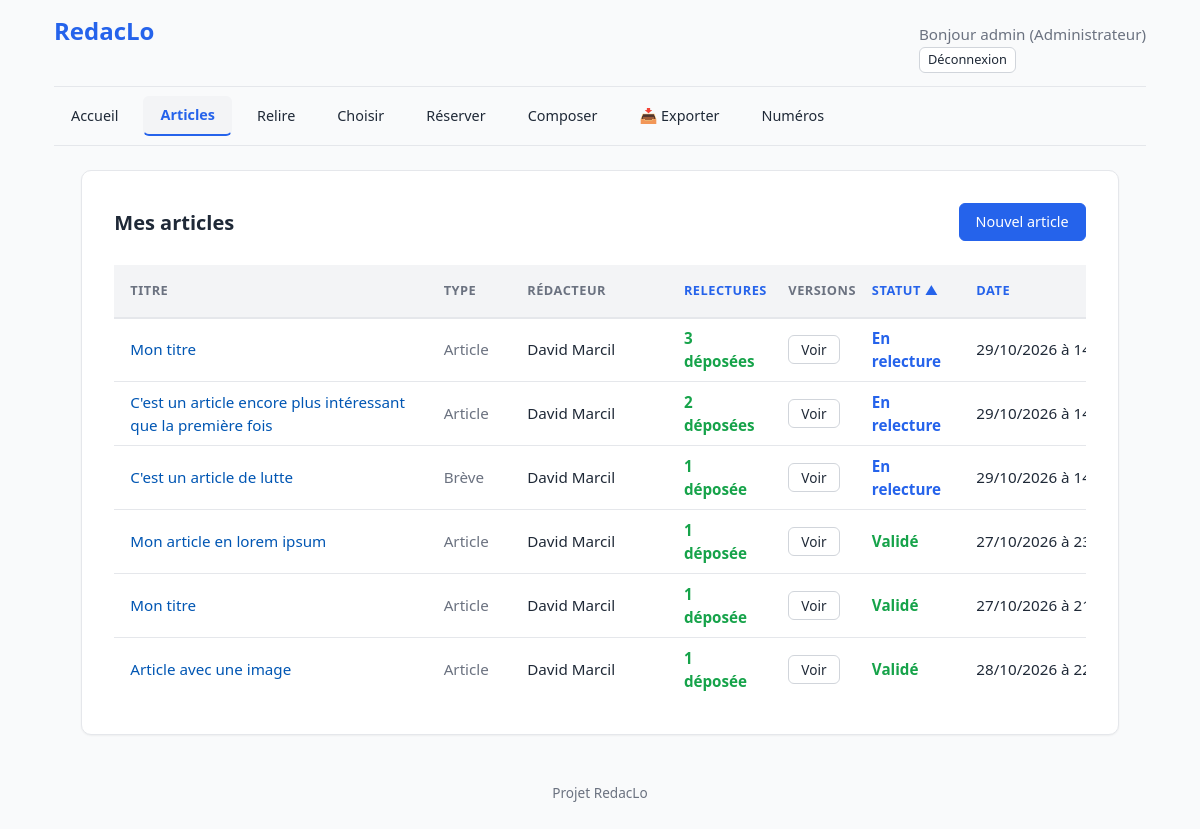
Page /articles/?tri=statut (signed in) on the committed database.
### accounts/models.py (models this page shows, shortened)
class User(AbstractUser):
    ROLES = [
        ("admin", "Administrateur"),
        ("editeur", "Éditeur"),
        ("membre_redaction", "Membre de la rédaction"),
        ("redacteur", "Rédacteur"),
    ]
    COULEURS = [
        ("bleu", "Bleu"), ("violet", "Violet"), ("gris", "Gris ardoise"),
        ("marine", "Bleu marine"), ("orangefonce", "Orange foncé"),
        ("marron", "Marron"), ("rouge", "Rouge"), ("vert", "Vert"),
    ]
    role = models.CharField(max_length=20, choices=ROLES, default="redacteur")
    couleur = models.CharField(max_length=20, choices=COULEURS, default="bleu")
    signature_defaut = models.CharField(
        max_length=100,
        blank=True,
        help_text="Ex: 'Correspondant LO'. Laisser vide pour utiliser le Prénom Nom."
    )
    couleur = models.CharField(
        max_length=20,
        choices=COULEURS,
        default="bleu",
        help_text="Couleur utilisée pour ses annotations dans les articles.",
    )
    def get_signature(self):
        if self.signature_defaut:
            return self.signature_defaut
        if self.get_full_name():
            return self.get_full_name()
        return self.username

### articles/models.py (models this page shows, shortened)
class Article(models.Model):
    STATUTS = [
        ("brouillon", "Brouillon"),
        ("soumis", "Soumis"),
        ("en_relecture", "En relecture"),
        ("relu", "Relu"),
        ("revisions_demandees", "Révisions demandées"),
        ("valide", "Validé"),
        ("rejete", "Rejeté"),
        ("publie", "Publié"),
    ]
    STATUTS_SELECTION = [
        ("a_choisir", "À choisir pour le numéro"),
        ("disponible", "Disponible (dans le vivier)"),
        ("reserve", "Réservé (marronnier)"),
        ("utilise", "Utilisé (placé)"),
    ]
    TYPES_ARTICLE = [
        ("article", "Article"),
        ("breve", "Brève"),
        ("echo", "Écho"),
        ("courrier", "Courrier des lecteurs"),
        ("article_editorial", "Éditorial"),
    ]
    titre = models.CharField(max_length=200, help_text="Titre principal de l'article.")
    sur_titre = models.CharField(max_length=200, blank=True, help_text="Sur-titre de l'article.")
    type_article = models.CharField(max_length=20, choices=TYPES_ARTICLE, default="article", verbose_name="Type d'article")
    redacteur = models.ForeignKey(
        settings.AUTH_USER_MODEL,
        on_delete=models.CASCADE,
        related_name="articles_rediges",
        verbose_name="Rédacteur"
    )
    contenu = models.TextField()
    statut = models.CharField(max_length=20, choices=STATUTS, default="brouillon")
    rubrique = models.ForeignKey(
        "publications.Rubrique",
        on_delete=models.SET_NULL,
        null=True,
        blank=True,
        related_name="articles"
    )
    statut_selection = models.CharField(max_length=20, choices=STATUTS_SELECTION, default="a_choisir")
    date_creation = models.DateTimeField(auto_now_add=True)
    date_modification = models.DateTimeField(auto_now=True)
    version_reference = models.ForeignKey(
        "ArticleVersion",
        on_delete=models.SET_NULL,
        null=True,
        blank=True,
        related_name="+"
    )
    valide_1_par = models.ForeignKey(
        settings.AUTH_USER_MODEL,
        on_delete=models.SET_NULL,
        null=True,
        blank=True,
        related_name="articles_valides_1",
        verbose_name="Premier validateur"
    )
    valide_2_par = models.ForeignKey(
        settings.AUTH_USER_MODEL,
        on_delete=models.SET_NULL,
        null=True,
        blank=True,
        related_name="articles_valides_2",
        verbose_name="Second validateur"
    )
    valide_1_mandataire = models.ForeignKey(
        settings.AUTH_USER_MODEL,
        on_delete=models.SET_NULL,
        null=True,
        blank=True,
        related_name="articles_mandates_1",
        verbose_name="Premier validateur (mandataire)"
    )
    valide_2_mandataire = models.ForeignKey(
        settings.AUTH_USER_MODEL,
        on_delete=models.SET_NULL,
        null=True,
        blank=True,
        related_name="articles_mandates_2",
        verbose_name="Second validateur (mandataire)"
    )
    numero_reserve = models.ForeignKey(
        'publications.Publication',
        on_delete=models.SET_NULL,
        null=True,
        blank=True,
        related_name='articles_reserves',
        verbose_name="Réservé pour le numéro"
    )
    def info_relectures(self):
        versions_relecture = self.versions.filter(type="relecture")
        en_cours = versions_relecture.filter(statut="brouillon").count()
        deposees = versions_relecture.exclude(statut="brouillon").count()
        if en_cours == 0 and deposees == 0:
            return "Aucune"
        elements = []
        if deposees > 0:
            elements.append(f"{deposees} déposée{'s' if deposees > 1 else ''}")
        if en_cours > 0:
            elements.append(f"{en_cours} en cours")
        return " et ".join(elements)
    def couleur_info_relectures(self):
        versions_relecture = self.versions.filter(type="relecture")
        deposees = versions_relecture.exclude(statut="brouillon").count()
        if deposees > 0:
            return "text-success"
        elif self.info_relectures() != "Aucune":
            return "text-warning"
        return "text-muted"

### articles/views/crud.py (the view)
# urls.py: path("", views.mes_articles, name="mes_articles"),
@login_required
def mes_articles(request):
    articles = Article.objects.filter(redacteur=request.user)
    tris_autorises = {
        'statut': 'statut',
        '-statut': '-statut',
        'date': 'date_modification',
        '-date': '-date_modification',
    }
    tri = request.GET.get('tri', '-date')
    if tri not in tris_autorises:
        tri = '-date'
    articles = articles.order_by(tris_autorises[tri])
    paginator = Paginator(articles, 20)
    page_obj = paginator.get_page(request.GET.get('page', 1))
    return render(request, 'articles/mes_articles.html', {
        'articles': page_obj.object_list,
        'page_obj': page_obj,
        'tri_courant': tri,
    })

### templates/articles/mes_articles.html (shortened to what this page needs)
{% extends "base.html" %}
{% load url_utils %}
{% block contenu %}
    <div style="display: flex; justify-content: space-between; align-items: center; margin-bottom: 1.5rem;">
        <h2 style="margin: 0;">Mes articles</h2>
        <a href="{% url 'articles:creer_article' %}" class="btn btn-primary">Nouvel article</a>
    </div>
    {% if articles %}
        <table class="table-liste table-responsive-cards">
            <thead>
                <tr>
                    <th style="width: 30%; text-align: left;">Titre</th>
                    <th style="width: 8%; text-align: left;">Type</th>
                    <th style="width: 15%; text-align: left;">Rédacteur</th>
                    <th style="width: 10%; text-align: left;">
                        <a href="?{% url_tri 'relectures' tri_courant %}">
                            Relectures
                        </a>
                    </th>
                    {% if user.role == "editeur" or user.role == "admin" %}
                        <th style="width: 8%; text-align: left;">Versions</th>
                    {% endif %}
                    <th style="width: 10%; text-align: left;">
                        <a href="?{% url_tri 'statut' tri_courant %}">
                            Statut
                            {% if tri_courant == 'statut' %}▲{% elif tri_courant == '-statut' %}▼{% endif %}
                        </a>
                    </th>
                    <th style="width: 12%; text-align: left;">
                        <a href="?{% url_tri 'date' tri_courant %}">
                            Date
                        </a>
                    </th>
                </tr>
            </thead>
            <tbody>
                {% for article in articles %}
                    <tr>
                        <td data-label="Titre" style="cursor: pointer;" onclick="window.location='{% url 'articles:detail_article' article.pk %}';">
                            <span style="color: #0056b3; text-decoration: none; font-weight: 500;">
                                {{ article.titre }}
                            </span>
                        </td>
                        <td data-label="Type">
                            <div class="cellule-interne text-muted">
                                {{ article.get_type_article_display }}
                            </div>
                        </td>
                        <td data-label="Rédacteur">
                            <div class="cellule-interne text-right-mobile">
                                <span class="texte-tronque" style="font-weight: 500;">{{ article.redacteur.get_signature }}</span>
                            </div>
                        </td>
                        <td data-label="Relectures">
                            <div class="cellule-interne {{ article.couleur_info_relectures }}" style="font-weight: 600;">
                                {{ article.info_relectures }}
                            </div>
                        </td>
                        {% if user.role == "editeur" or user.role == "admin" %}
                        <td data-label="Versions">
                            <div class="actions-table" style="justify-content: center;">
                                <a href="{% url 'articles:detail_article' article.pk %}" class="btn btn-sm btn-secondary">
                                    Voir
                                </a>
                            </div>
                        </td>
                        {% endif %}
                        <td data-label="Statut">
                            <div class="cellule-interne">
                                <span class="statut-{{ article.statut }}">
                                    {{ article.get_statut_display }}
                                </span>
                            </div>
                        </td>
                        <td data-label="Date">
                            <div class="cellule-interne" style="white-space: nowrap;">
                                {{ article.date_modification|date:"d/m/Y à H:i" }}
                            </div>
                        </td>
                    </tr>
                {% endfor %}
            </tbody>
        </table>
    {% else %}
        <p>Vous n'avez pas encore rédigé d'article.</p>
    {% endif %}
{% endblock %}

### templates/base.html (shortened to what this page needs)
<!DOCTYPE html>
{% load static %}
<html lang="fr">
    <head>
        <link rel="stylesheet" href="{% static 'css/main.css' %}">
    </head>
    <body>
        <header>
            <div class="header-top">
                <h1 class="site-title">
                    <a href="{% url 'core:accueil' %}">RedacLo</a>
                </h1>
                {% if user.is_authenticated %}
                    <div class="user-info-container">
                        <span class="user-greeting">
                            Bonjour {{ user.username }} <span class="user-role">({{ user.get_role_display }})</span>
                        </span>
                        <form method="post" action="{% url 'logout' %}" style="margin: 0;">
                            <button type="submit" class="btn btn-sm btn-secondary" style="cursor: pointer; padding: 0.2rem 0.5rem; font-size: 0.8rem;">
                                Déconnexion
                            </button>
                        </form>
                    </div>
                {% else %}
                    <div>
                        <a href="{% url 'login' %}" class="btn btn-sm btn-primary">Connexion</a>
                    </div>
                {% endif %}
            </div>
            <nav class="main-nav">
                <div class="nav-left" id="nav-links">
                    <a href="{% url 'core:accueil' %}" class="btn btn-ghost {% if request.resolver_match.url_name == 'accueil' %}active{% endif %}">Accueil</a>
                    <a href="{% url 'articles:mes_articles' %}" class="btn btn-ghost {% if request.resolver_match.url_name == 'mes_articles' %}active{% endif %}">Articles</a>
                    {% if user.role == "editeur" or user.role == "membre_redaction" or user.role == "admin" %}
                        <a href="{% url 'reviews:a_relire' %}" class="btn btn-ghost {% if request.resolver_match.url_name == 'a_relire' %}active{% endif %}">Relire</a>
                        <a href="{% url 'publications:choisir' %}" class="btn btn-ghost {% if request.resolver_match.url_name == 'choisir' %}active{% endif %}">Choisir</a>
                        <a href="{% url 'publications:articles_reserves' %}" class="btn btn-ghost {% if request.resolver_match.url_name == 'articles_reserves' %}active{% endif %}">Réserver</a>
                        <a href="{% url 'publications:composition' %}" class="btn btn-ghost {% if request.resolver_match.url_name == 'composition' %}active{% endif %}">Composer</a>
                        <a href="{% url 'publications:exporter_index' %}" class="btn btn-ghost {% if request.resolver_match.url_name == 'exporter_index' %}active{% endif %}">📥 Exporter</a>
                        <a href="{% url 'publications:numeros' %}" class="btn btn-ghost {% if request.resolver_match.url_name == 'numeros' %}active{% endif %}">Numéros</a>
                    {% endif %}
                </div>
            </nav>
        <main class="{% block main_class %}{% endblock %}">
            {% block contenu %}{% endblock %}
        </main>
        <footer>
            <p>Projet RedacLo</p>
        </footer>
    </body>
</html>

### rows in the picture
User: username "admin", role "Administrateur"
Article: titre "Mon titre", type_article "Article", redacteur.get_signature "David Marcil", info_relectures "3 déposées", statut "En relecture", date_modification "29/10/2026 à…"
Article: titre "C'est un article encore plus intéressant que la première fois", type_article "Article", redacteur.get_signature "David Marcil", info_relectures "2 déposées", statut "En relecture", date_modification "29/10/2026 à…"
Article: titre "C'est un article de lutte", type_article "Brève", redacteur.get_signature "David Marcil", info_relectures "1 déposée", statut "En relecture", date_modification "29/10/2026 à…"
Article: titre "Mon article en lorem ipsum", type_article "Article", redacteur.get_signature "David Marcil", info_relectures "1 déposée", statut "Validé", date_modification "27/10/2026 à…"
Article: titre "Mon titre", type_article "Article", redacteur.get_signature "David Marcil", info_relectures "1 déposée", statut "Validé", date_modification "27/10/2026 à…"
Article: titre "Article avec une image", type_article "Article", redacteur.get_signature "David Marcil", info_relectures "1 déposée", statut "Validé", date_modification "28/10/2026 à…"
